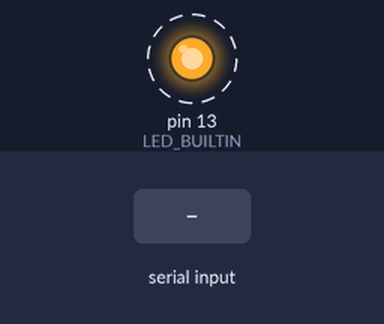
The sketch below on a simulated Arduino Uno, built with avr-gcc and run on an emulated ATmega328P. Parts: output pins drawn as LEDs (lit = HIGH). Dashed ring = blinking. Inputs (shaded band) come from the test bench. What the sketch prints to the serial monitor is not drawn.

Above: at 1.5 s.
1.6 s: "1\n" received over Serial
Timing chart, 0 to 10.4 s (numbered marks = the images above; inputs shaded):
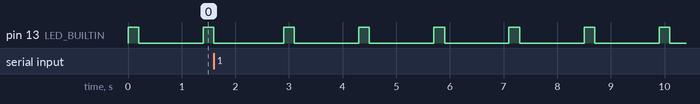

Measured:
- by itself, pin 13 (LED_BUILTIN): alternates HIGH for 0.20 s and LOW for 1.2 s

The sketch:

IntelGalileoArduinoDigitalSerial.ino
```cpp
/*
 */

byte bufSize = 10;
char commandFromRPi[10];
char responseToRPi_temp[10];
char responseToRPi_ec[10];
char const * cmdFromRPi_temp = "/getTemp";
char const * cmdFromRPi_ec = "/getEc";

// the setup function runs once when you press reset or power the board
void setup() {
  // initialize digital pin LED_BUILTIN as an output.
  pinMode(LED_BUILTIN, OUTPUT);
  Serial.begin(9600);
}

// the loop function runs over and over again forever
void loop() {
  digitalWrite(LED_BUILTIN, HIGH);   // turn the LED on (HIGH is the voltage level)
  delay(200);                       // wait 200 ms
  digitalWrite(LED_BUILTIN, LOW);    // turn the LED off by making the voltage LOW
  delay(200);                       // wait 200 ms

  //protocol:
  // /getTemp
  // /getEc
  int idxUart = 0, i = 0;

  if (Serial.available()) {
    delay(100);
    while(Serial.available() && idxUart < bufSize) {
      commandFromRPi[idxUart++] = Serial.read();
      if(commandFromRPi[idxUart-1] == '\n')
        break;
    }
    commandFromRPi[idxUart++] = '\0';
  }

  if (idxUart > 0) {

    if (strncmp(cmdFromRPi_temp, commandFromRPi, strlen(commandFromRPi)) == 0) {
      //sensorValueTemp = temperature;
      Serial.println(23.0, 3);

    } else if (strncmp(cmdFromRPi_ec, commandFromRPi, strlen(commandFromRPi)) == 0) {
      //sensorValueEc = ECcurrent;
      Serial.println(53.0, 3);

    } else {
      // Unknown command
      //sensorValueTemp = 0;
      //sensorValueEc = 0;
      Serial.println(-2.0f);
    }

    // print out the value you read:
    //Serial.println(sensorValue);

  }

  delay(1000);        // delay in between reads for stability

}
```
